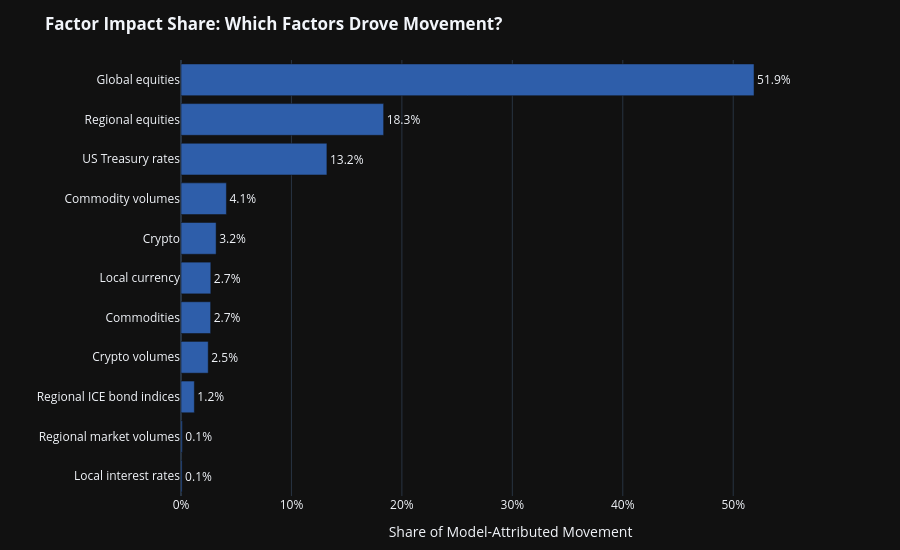

The code cell stored with this chart in its notebook:
### Markdown cell above
## Factor attribution
Builds attribution charts from the same-day Lasso model.

### Code cell
import plotly.graph_objects as go

def get_impact_share_chart(attrib, factor_name_map):
    # 1. Prepare Data
    block_contrib = attrib["block_contrib"].copy()
    
    # Calculate absolute average impact
    impact = block_contrib.abs().mean()
    
    # Calculate shares
    impact_share = (impact / impact.sum()).sort_values(ascending=True)
    
    # Map raw prefixes to readable names
    readable_labels = [factor_name_map.get(idx, idx) for idx in impact_share.index]

    # 2. Create Plot
    fig = go.Figure()

    fig.add_trace(go.Bar(
        x=impact_share.values,
        y=readable_labels,
        orientation='h',
        marker_color='#2E5EAA',
        # Format text as 1-decimal percentage
        text=[f"{val:.1%}" for val in impact_share.values],
        textposition='outside',
        cliponaxis=False # Prevents text from being cut off
    ))

    # 3. Styling (Matching Performance & Drivers charts)
    fig.update_layout(
        template="plotly_dark",
        title="<b>Factor Impact Share: Which Factors Drove Movement?</b>",
        xaxis_title="Share of Model-Attributed Movement",
        yaxis_title="",
        xaxis=dict(tickformat=".0%", range=[0, impact_share.max() * 1.15]),
        margin=dict(l=40, r=60, t=60, b=40),
        height=550,
        width=900,
        showlegend=False
    )

    return fig

get_impact_share_chart(attrib, factor_name_map).show()

### Figure 1 — Plotly figure (JSON) as saved in the notebook; plotly's stock layout.template omitted (floating-point values rounded to 4 significant figures)
{"data": [{"cliponaxis": false, "marker": {"color": "#2E5EAA"}, "orientation": "h", "text": ["0.1%", "0.1%", "1.2%", "2.5%", "2.7%", "2.7%", "3.2%", "4.1%", "13.2%", "18.3%", "51.9%"], "textposition": "outside", "type": "bar", "x": [0.0009866, 0.001162, 0.01208, 0.02464, 0.02682, 0.02698, 0.03179, 0.04112, 0.1321, 0.1835, 0.5188], "y": ["Local interest rates", "Regional market volumes", "Regional ICE bond indices", "Crypto volumes", "Commodities", "Local currency", "Crypto", "Commodity volumes", "US Treasury rates", "Regional equities", "Global equities"]}], "layout": {"height": 550, "margin": {"b": 40, "l": 40, "r": 60, "t": 60}, "showlegend": false, "title": {"text": "<b>Factor Impact Share: Which Factors Drove Movement?</b>"}, "width": 900, "xaxis": {"range": [0, 0.5967], "tickformat": ".0%", "title": {"text": "Share of Model-Attributed Movement"}, "type": "linear"}, "yaxis": {"autorange": true, "range": [-0.5, 10.5], "title": {"text": ""}, "type": "category"}}}
